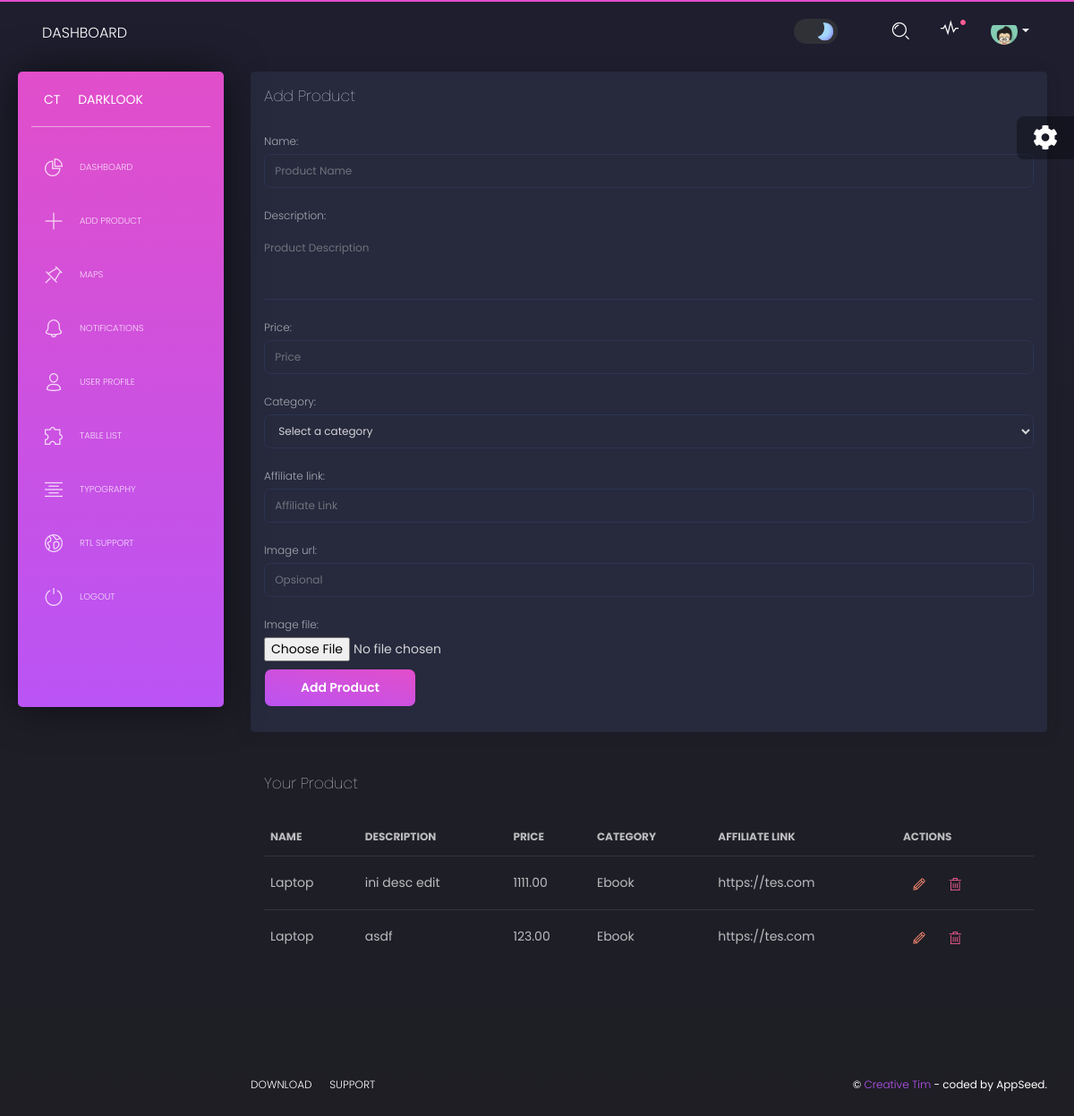
The page /users/add-product/ (signed in) on the database its author committed.
### products/models.py (models this page shows)
class Category(models.Model):
    name = models.CharField(max_length=100)
    def __str__(self):
        return self.name

### users/models.py (models this page shows, shortened)
class UserProduct(models.Model):
    user = models.ForeignKey(User, on_delete=models.CASCADE)
    name = models.CharField(max_length=200)
    description = models.TextField()
    price = models.DecimalField(max_digits=10, decimal_places=2)
    category = models.ForeignKey(Category, on_delete=models.CASCADE)
    affiliate_link = models.URLField(max_length=200)
    image_url = models.URLField(blank=True, null=True)
    image_file = models.ImageField(upload_to='product_images/', blank=True, null=True)
    created_at = models.DateTimeField(default=timezone.now)
    updated_at = models.DateTimeField(auto_now=True)

### users/views.py (the view)
# urls.py: path('add-product/', add_product, name='add_product'),
@login_required
def add_product(request):
    if request.method == 'POST':
        form = UserProductForm(request.POST, request.FILES)
        if form.is_valid():
            product = form.save(commit=False)
            product.user = request.user
            product.save()
            return redirect('add_product')
    else:
        form = UserProductForm()
    user_products = UserProduct.objects.filter(user=request.user)
    context = {
        'ASSETS_ROOT': '/static/assets',
        'form': form,
        'user_products': user_products,
    }
    return render(request, 'home/tables.html', context)

### users/templates/home/tables.html (shortened to what this page needs)
{% extends "layouts/base.html" %}
{% block content %}
  <div class="content">
    <div class="row">
      <div class="col-md-12">
        <div class="card ">
          <div class="card-header">
            <h4 class="card-title"> Add Product</h4>
          </div>
          <div class="card-body">
            <div class="table-responsive">
                    <form method="post" enctype="multipart/form-data">
                        {{ form.as_p }}
                        <button type="submit" class="btn btn-primary">Add Product</button>
                    </form>
                						</div>
          </div>
        </div>
      </div>
      <div class="col-md-12">
        <div class="card  card-plain">
          <div class="card-header">
            <h4 class="card-title"> Your Product</h4>
                      </div>
          <div class="card-body">
            <div class="table-responsive">
              <table class="table tablesorter " id="">
                <thead class=" text-primary">
                <tr>
                <th scope="col">Name</th>
                <th scope="col">Description</th>
                <th scope="col">Price</th>
                <th scope="col">Category</th>
								<th scope="col">Affiliate Link</th>
                <th scope="col">Actions</th>
            </tr>
								</thead>
                <tbody>
                {% for product in user_products %}
                <tr>
                    <td>{{ product.name }}</td>
                    <td>{{ product.description }}</td>
                    <td>{{ product.price }}</td>
                    <td>{{ product.category.name }}</td>
										<td>{{ product.affiliate_link }}</td>
                    <td>
                        <button class="btn btn-link btn-warning  edit-product" data-id="{{ product.id }}"><i class="tim-icons icon-pencil"></i></button>
                        <form method="post" action="{% url 'delete_product' product.id %}" style="display:inline;">
                            <button type="submit" class="btn btn-link btn-danger"><i class="tim-icons icon-trash-simple"></i></button>
                        </form>
                    </td>
                </tr>
                {% endfor %}
								</tbody>
              </table>
            </div>
          </div>
        </div>
      </div>
    </div>
  </div>
{% endblock content %}

### rows shown on the page
UserProduct: name "Laptop", description "ini desc edit", price "1111.00", category.name "Ebook", affiliate_link "https://tes.com"
UserProduct: name "Laptop", description "asdf", price "123.00", category.name "Ebook", affiliate_link "https://tes.com"
